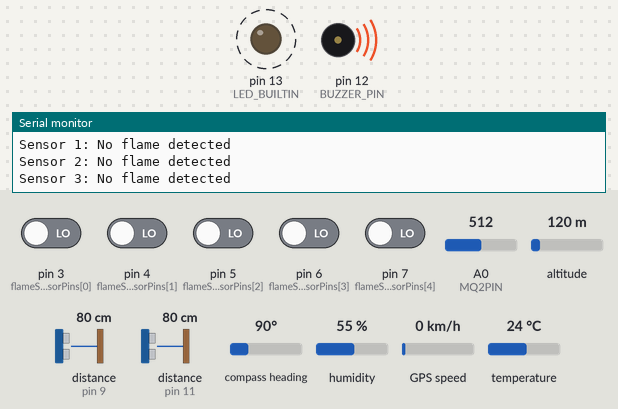
Simulated run of this sketch. Board: Arduino Uno, built with avr-gcc and run on an emulated ATmega328P. Parts: output pins drawn as LEDs (lit = HIGH), buzzer (waves = sounding, pin HIGH), the last lines printed to the serial monitor. Wiring (inferred from the names in the program): 2 × ultrasonic range finder: trigger pin 8, echo pin 9 / trigger pin 10, echo pin 11. Dashed ring = blinking. Inputs (shaded band) come from the test bench; at power-on: pin 3 (flameSensorPins[0]), pin 4 (flameSensorPins[1]), pin 5 (flameSensorPins[2]), pin 6 (flameSensorPins[3]), pin 7 (flameSensorPins[4]) LOW, A0 (MQ2PIN) = 512, humidity 55 %, altitude 120 m, distance to the obstacle (sensors on pin 9, pin 11) 80 cm, compass heading 90°, GPS speed 0 km/h, temperature 24 °C. The echo pulse lasts 58.3 µs per cm; the GPS gets a fix after 3 s at 37.7749, -122.4194 with 8 satellites; pins used as bus, display or sensor lines are not drawn.

Above: at 9.5 s.
9.6 s: A0 (MQ2PIN) set to 318
15.2 s: A0 (MQ2PIN) set to 287
At 20.9 s:
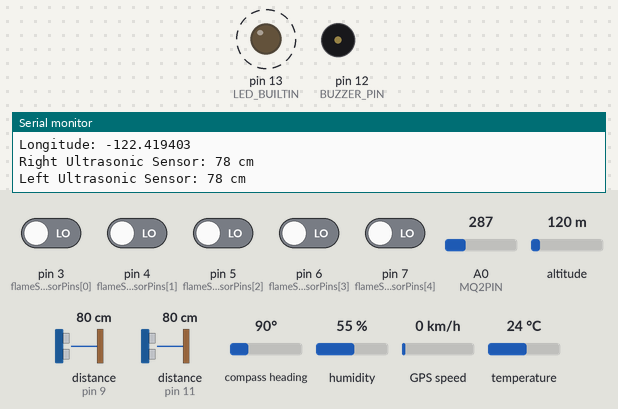
28.8 s: humidity set to 69 %
34.5 s: humidity set to 72 %
At 39.3 s:
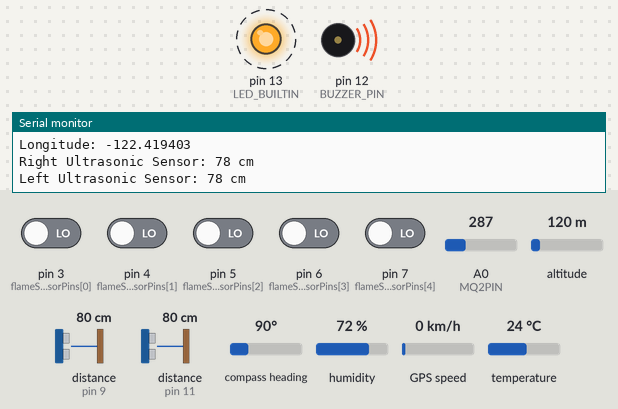
Timing chart, 0 to 42.3 s (numbered marks = the images above; inputs shaded):
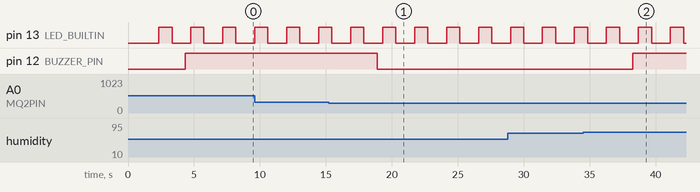

The sketch:

Gas_Temp_Humdit_GPS_Flame_Ultra_led_buzzer.ino
```cpp
#include <DHT.h>
#include <TinyGPS++.h>

// Define the DHT11 pin and type
#define DHTPIN 2     // Pin where the DHT11 sensor is connected
#define DHTTYPE DHT11
DHT dht(DHTPIN, DHTTYPE);

// Define the MQ2 gas sensor pin
#define MQ2PIN A0    // Analog pin where the MQ2 sensor is connected

// Flame sensor pins (connected to digital pins)
const int flameSensorPins[5] = {3, 4, 5, 6, 7}; // Flame sensors connected to digital pins 3 to 7

// Create TinyGPS++ object
TinyGPSPlus gps;

// Ultrasonic sensor pins
#define TRIG_RIGHT 8 // Trigger pin for the right ultrasonic sensor
#define ECHO_RIGHT 9 // Echo pin for the right ultrasonic sensor
#define TRIG_LEFT 10 // Trigger pin for the left ultrasonic sensor
#define ECHO_LEFT 11 // Echo pin for the left ultrasonic sensor

// Define the buzzer pin
#define BUZZER_PIN 12

// Threshold values for triggering the buzzer
#define TEMP_THRESHOLD 30.0   // Temperature threshold in Celsius
#define HUMIDITY_THRESHOLD 70.0 // Humidity threshold in percentage
#define GAS_THRESHOLD 300     // Gas sensor threshold value

void setup() {
  // Initialize the Serial Monitor and GPS communication
  Serial.begin(9600);

  // Initialize the DHT11 sensor
  dht.begin();
  delay(2000); // Allow the DHT sensor to stabilize

  // Set flame sensor pins as input
  for (int i = 0; i < 5; i++) {
    pinMode(flameSensorPins[i], INPUT);
    pinMode(LED_BUILTIN, OUTPUT);
  }

  // Set ultrasonic sensor pins
  pinMode(TRIG_RIGHT, OUTPUT);
  pinMode(ECHO_RIGHT, INPUT);
  pinMode(TRIG_LEFT, OUTPUT);
  pinMode(ECHO_LEFT, INPUT);

  // Set buzzer pin as output
  pinMode(BUZZER_PIN, OUTPUT);

  // Print a startup message
  Serial.println("Gas Sensor (MQ2), DHT11 Sensor, Flame Sensors, Ultrasonic Sensors, and GPS Reading:");
}

long readUltrasonicDistance(int trigPin, int echoPin) {
  digitalWrite(trigPin, LOW);
  delayMicroseconds(2);
  digitalWrite(trigPin, HIGH);
  delayMicroseconds(10);
  digitalWrite(trigPin, LOW);

  long duration = pulseIn(echoPin, HIGH);
  long distance = duration * 0.034 / 2; // Convert to cm
  return distance;
}

void loop() {
  // Read the gas sensor value
  int gasValue = analogRead(MQ2PIN);

  // Convert DHT11 sensor values
  float temperature = dht.readTemperature(); // Temperature in Celsius
  float humidity = dht.readHumidity();       // Humidity percentage

  // Process GPS data
  while (Serial.available() > 0) {
    char c = Serial.read();
    gps.encode(c);
  }

  // Print the gas sensor value
  Serial.print("Gas Sensor Value (MQ2): ");
  Serial.println(gasValue);

  // Print the DHT11 sensor values
  Serial.print("Temperature: ");
  Serial.print(temperature);
  Serial.println(" *C");

  Serial.print("Humidity: ");
  Serial.println(humidity);

  // Check flame sensors
  bool flameDetected = false;
  for (int i = 0; i < 5; i++) {
    int sensorState = digitalRead(flameSensorPins[i]); // Read the flame sensor state (HIGH or LOW)

    if (sensorState == HIGH) { // Flame detected
      flameDetected = true;
      Serial.print("Sensor ");
      Serial.print(i + 1);
      Serial.println(": Flame detected");

    } else {
      Serial.print("Sensor ");
      Serial.print(i + 1);
      Serial.println(": No flame detected");
    }
  }

  // Print GPS data if available
  if (gps.location.isValid()) {
    Serial.print("Latitude: ");
    Serial.println(gps.location.lat(), 6);

    Serial.print("Longitude: ");
    Serial.println(gps.location.lng(), 6);
  } else {
    Serial.println("Waiting for GPS signal...");
  }

  // Read ultrasonic sensor distances
  long distanceRight = readUltrasonicDistance(TRIG_RIGHT, ECHO_RIGHT);
  long distanceLeft = readUltrasonicDistance(TRIG_LEFT, ECHO_LEFT);

  // Print ultrasonic sensor values
  Serial.print("Right Ultrasonic Sensor: ");
  Serial.print(distanceRight);
  Serial.println(" cm");

  Serial.print("Left Ultrasonic Sensor: ");
  Serial.print(distanceLeft);
  Serial.println(" cm");

  digitalWrite(LED_BUILTIN, HIGH);   // turn the LED on (HIGH is the voltage level)
  delay(1000);                       // wait for a second
  digitalWrite(LED_BUILTIN, LOW);    // turn the LED off by making the voltage LOW
  delay(1000);                       // wait for a second

  // Check if any value exceeds the thresholds
  if (temperature > TEMP_THRESHOLD || humidity > HUMIDITY_THRESHOLD || gasValue > GAS_THRESHOLD) {
    digitalWrite(BUZZER_PIN, HIGH); // Turn the buzzer on
    Serial.println("Warning: Threshold exceeded! Buzzer activated.");
  } else {
    digitalWrite(BUZZER_PIN, LOW); // Turn the buzzer off
  }

  delay(100);
}
```

Measured:
- the behaviour switches between 301 and 300 on A0 (MQ2PIN) (found by bisection; images 0 and 1)
- the behaviour switches between 70 and 71 % on humidity (found by bisection; images 1 and 2)
- after the input at 15.2 s, pin 12 (BUZZER_PIN): HIGH → LOW after 3.7 s
- after the input at 34.5 s, pin 12 (BUZZER_PIN): LOW → HIGH after 3.8 s
- by itself, pin 13 (LED_BUILTIN): alternates HIGH for 1.0 s and LOW for 1.4 s
